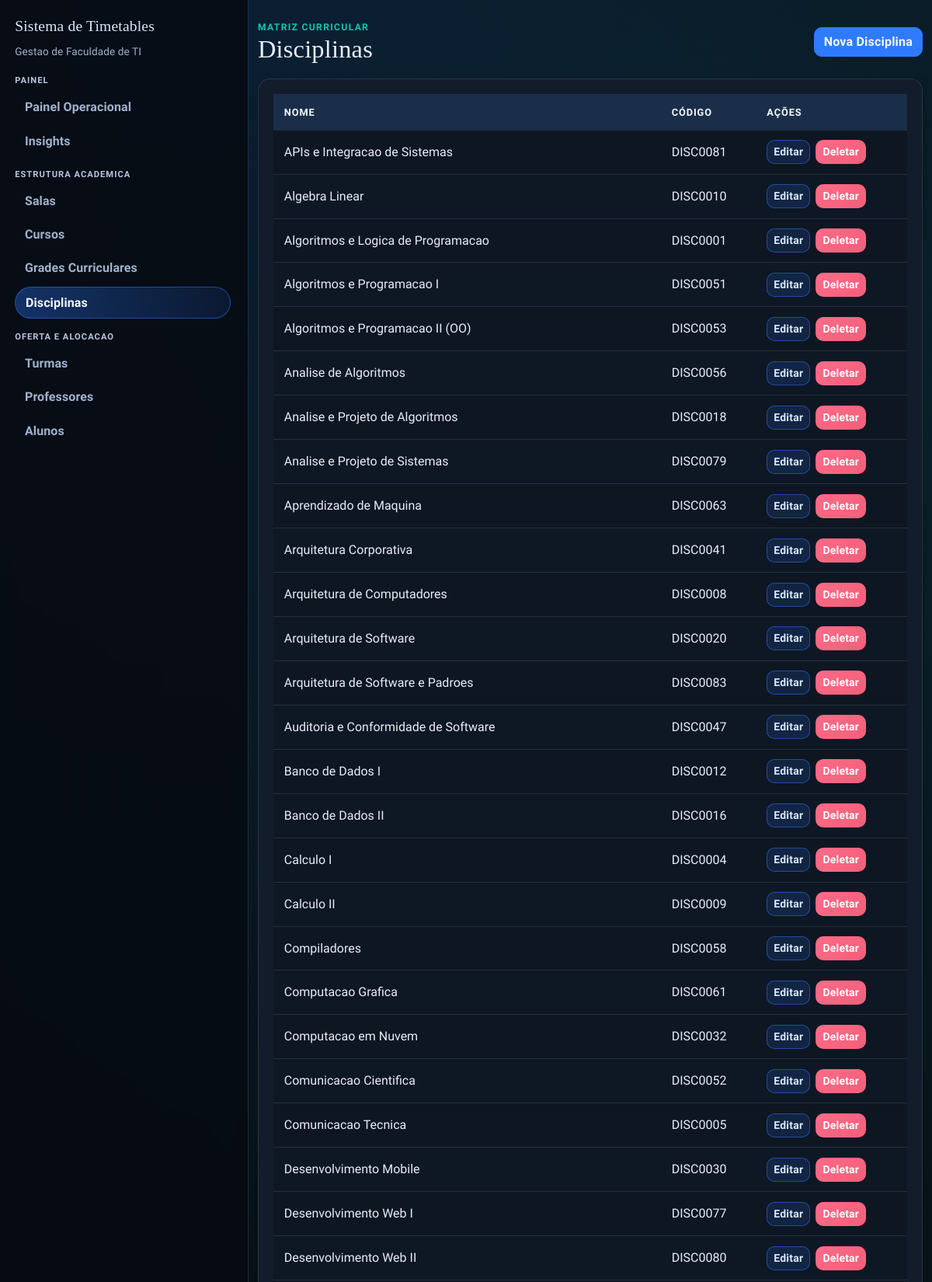
The app's page /disciplinas (signed in, upper part) with its own data.
### app/models.py (models this page shows)
class Disciplina(db.Model):
    id = db.Column(db.Integer, primary_key=True)
    nome = db.Column(db.String(100), nullable=False)
    codigo = db.Column(db.String(20), unique=True, nullable=False)

### app/routes/admin.py (the view)
@bp.route("/disciplinas")
@login_required
@admin_required
def disciplinas():
    disciplinas = Disciplina.query.order_by(Disciplina.nome.asc()).all()
    delete_form = DeleteForm()
    return render_template("disciplinas.html", disciplinas=disciplinas, delete_form=delete_form)

### app/models.py (called while the page is built)
@login_manager.user_loader
def load_user(user_id):
    return db.session.get(User, int(user_id))

    def is_admin(self):
        return self.role == 'admin'

### app/routes/helpers.py (called while the page is built)
def admin_required_redirect():
    if getattr(current_user, "is_authenticated", False) and current_user.is_admin():
        return None
    flash("Acesso restrito ao administrador.", "danger")
    return redirect(url_for("main.index"))

def admin_required(view_func):
    @wraps(view_func)
    def wrapper(*args, **kwargs):
        guard = admin_required_redirect()
        if guard:
            return guard
        return view_func(*args, **kwargs)
    return wrapper

### templates/disciplinas.html (shortened to what this page needs)
{% extends "base.html" %}
{% block content %}
<section class="stagger-in">
  <div class="page-head">
    <div>
      <p class="eyebrow">Matriz Curricular</p>
      <h1>Disciplinas</h1>
    </div>
    <a href="{{ url_for('main.new_disciplina') }}" class="btn btn-primary">Nova Disciplina</a>
  </div>
  <div class="surface table-shell">
    <div class="table-responsive">
      <table class="table">
        <thead>
          <tr>
            <th>Nome</th>
            <th>Código</th>
            <th>Ações</th>
          </tr>
        </thead>
        <tbody>
          {% for disciplina in disciplinas %}
          <tr>
            <td>{{ disciplina.nome }}</td>
            <td>{{ disciplina.codigo }}</td>
            <td class="actions-cell">
              <a href="{{ url_for('main.edit_disciplina', id=disciplina.id) }}" class="btn btn-sm btn-edit">Editar</a>
              <form
                method="POST"
                action="{{ url_for('main.delete_disciplina', id=disciplina.id) }}"
                class="d-inline"
                onsubmit="return confirm('Tem certeza que deseja deletar esta disciplina?');"
              >
                <button type="submit" class="btn btn-sm btn-danger">Deletar</button>
              </form>
            </td>
          </tr>
          {% endfor %}
        </tbody>
      </table>
    </div>
  </div>
</section>
{% endblock %}

### static/css/styles.css (style rules this page uses)
:root { --bg-1: #05070b; --bg-2: #0d1420; --surface: #121c2a; --surface-soft: #192636; --ink-1: #e8eef8; --ink-2: #9fb2cd; --line: #273954; --brand: #2f7bff; --brand-strong: #1f5fd0; --accent: #11c5b1; --accent-strong: #0d9788; --ok: #22c55e; --danger: #f25f7a; --warning: #f4b642; --radius-lg: 16px; --radius-md: 10px; --shadow-soft: 0 10px 26px rgba(0, 0, 0, 0.3); --shadow-subtle: 0 6px 16px rgba(0, 0, 0, 0.24); }
* { box-sizing: border-box; }
body { margin: 0; min-height: 100vh; font-family: "Source Sans 3", "Trebuchet MS", sans-serif; color: var(--ink-1); background: radial-gradient(circle at 12% 0%, rgba(47, 123, 255, 0.14), transparent 34%), radial-gradient(circle at 88% 10%, rgba(17, 197, 177, 0.1), transparent 36%), linear-gradient(145deg, var(--bg-1) 0%, var(--bg-2) 100%); }
body::before { content: ""; position: fixed; inset: 0; pointer-events: none; background-image: linear-gradient(rgba(255, 255, 255, 0.02) 1px, transparent 1px), linear-gradient(90deg, rgba(255, 255, 255, 0.02) 1px, transparent 1px); background-size: 42px 42px; opacity: 0.36; z-index: -1; }
h1, h2, h3, h4, h5, h6, .app-brand { font-family: "Bree Serif", Georgia, serif; letter-spacing: 0.2px; }
h1 { margin: 0; font-size: clamp(1.8rem, 2.7vw, 2.4rem); color: var(--ink-1); }
p, label, span, li, input, select, button { letter-spacing: 0.1px; }
.page-head { display: flex; flex-wrap: wrap; align-items: center; justify-content: space-between; gap: 0.8rem; margin-bottom: 1.15rem; }
.eyebrow { margin: 0; text-transform: uppercase; font-size: 0.76rem; letter-spacing: 1.3px; color: var(--accent); font-weight: 800; }
.surface { background: var(--surface); border: 1px solid rgba(159, 178, 205, 0.16); border-radius: var(--radius-lg); box-shadow: var(--shadow-subtle); }
.form-shell, .table-shell, .section-shell { padding: 1.2rem; }
.table-shell { overflow: hidden; }
.table { margin-bottom: 0; border-collapse: separate; border-spacing: 0; }
.table thead th { background: #1b2e49; color: #f2f7ff; border: none; font-size: 0.8rem; text-transform: uppercase; letter-spacing: 0.9px; font-weight: 700; padding: 0.85rem; }
.table tbody td { border-color: rgba(159, 178, 205, 0.16); color: var(--ink-1); padding: 0.78rem 0.85rem; vertical-align: middle; background: rgba(10, 16, 25, 0.46); }
.table tbody tr:nth-child(even) td { background: rgba(13, 21, 33, 0.6); }
.btn { border-radius: 10px; font-weight: 700; letter-spacing: 0.2px; border-width: 1px; transition: background-color 0.2s ease, border-color 0.2s ease, color 0.2s ease; }
.btn-primary { color: #f3f8ff; background: var(--brand); border-color: var(--brand); }
.btn-edit { color: #d7e7ff; background: rgba(47, 123, 255, 0.15); border-color: rgba(47, 123, 255, 0.48); }
.btn-danger { background: linear-gradient(135deg, #ff6b88 0%, var(--danger) 100%); border-color: transparent; }
.actions-cell { display: flex; align-items: center; flex-wrap: wrap; gap: 0.45rem; }
.actions-cell .btn { margin: 0; }
.actions-cell form { margin: 0; }
.stagger-in { animation: riseIn 0.45s ease both; }

### records on screen
Disciplina: nome "APIs e Integracao de Sistemas", codigo "DISC0081"
Disciplina: nome "Algebra Linear", codigo "DISC0010"
Disciplina: nome "Algoritmos e Logica de Programacao", codigo "DISC0001"
Disciplina: nome "Algoritmos e Programacao I", codigo "DISC0051"
Disciplina: nome "Algoritmos e Programacao II (OO)", codigo "DISC0053"
Disciplina: nome "Analise de Algoritmos", codigo "DISC0056"
Disciplina: nome "Analise e Projeto de Algoritmos", codigo "DISC0018"
Disciplina: nome "Analise e Projeto de Sistemas", codigo "DISC0079"
Disciplina: nome "Aprendizado de Maquina", codigo "DISC0063"
Disciplina: nome "Arquitetura Corporativa", codigo "DISC0041"
Disciplina: nome "Arquitetura de Computadores", codigo "DISC0008"
Disciplina: nome "Arquitetura de Software", codigo "DISC0020"
Disciplina: nome "Arquitetura de Software e Padroes", codigo "DISC0083"
Disciplina: nome "Auditoria e Conformidade de Software", codigo "DISC0047"
Disciplina: nome "Banco de Dados I", codigo "DISC0012"
Disciplina: nome "Banco de Dados II", codigo "DISC0016"
Disciplina: nome "Calculo I", codigo "DISC0004"
Disciplina: nome "Calculo II", codigo "DISC0009"
Disciplina: nome "Compiladores", codigo "DISC0058"
Disciplina: nome "Computacao Grafica", codigo "DISC0061"
Disciplina: nome "Computacao em Nuvem", codigo "DISC0032"
Disciplina: nome "Comunicacao Cientifica", codigo "DISC0052"
Disciplina: nome "Comunicacao Tecnica", codigo "DISC0005"
Disciplina: nome "Desenvolvimento Mobile", codigo "DISC0030"
Disciplina: nome "Desenvolvimento Web I", codigo "DISC0077"
Disciplina: nome "Desenvolvimento Web II", codigo "DISC0080"
